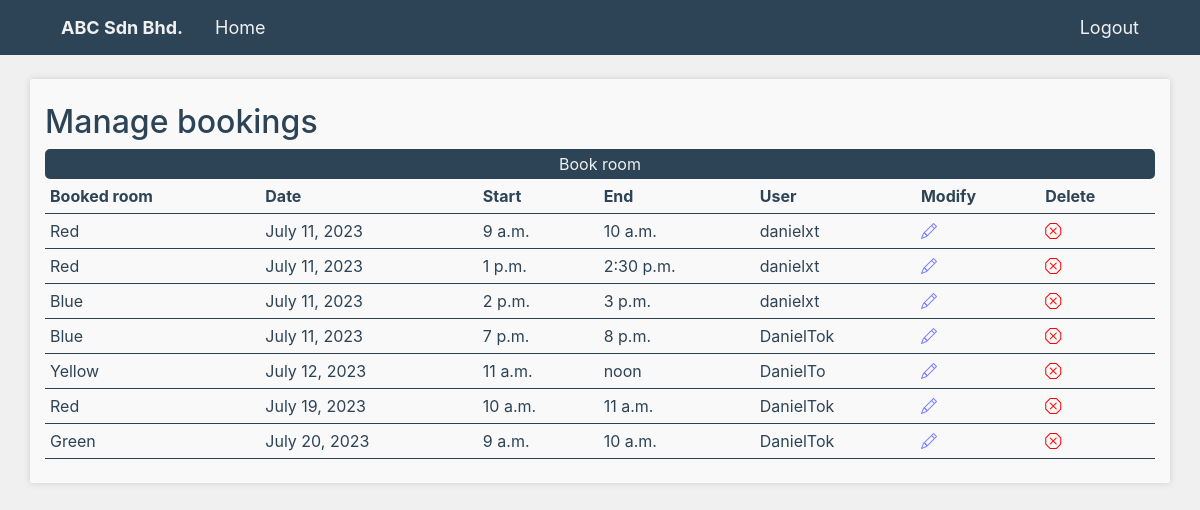
The page /bookingManagement/ (signed in) on the database as committed earlier.
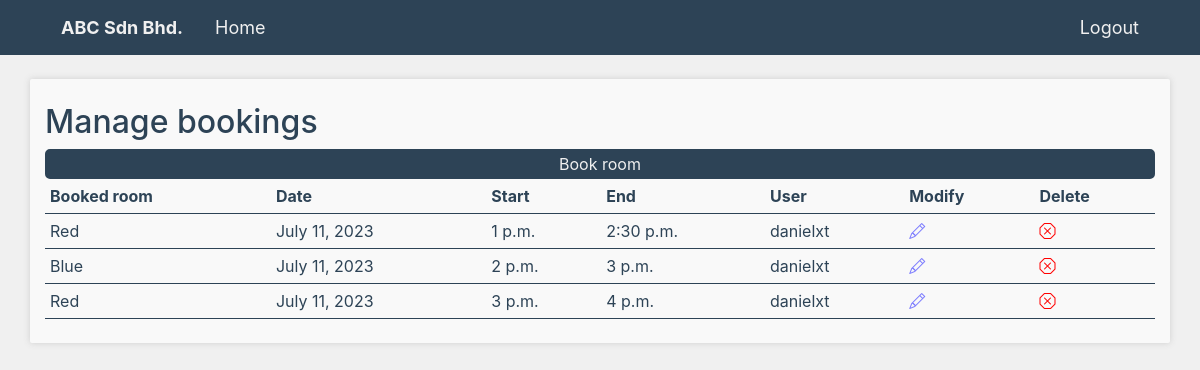
The same page on the database as committed later.
### booking/models.py (models this page shows, shortened)
class RoomBooking(models.Model):
    roomName = models.ForeignKey('rooms.Room', on_delete=models.CASCADE)
    userName = models.ForeignKey(User, on_delete=models.CASCADE, default="", name="userName")
    date = models.DateField()
    start = models.TimeField()
    end = models.TimeField()
    class Meta:
        constraints = [
            models.CheckConstraint(check=Q(start__lte=F('end')), name='start_before_end')
        ]

### rooms/models.py (models this page shows)
class Room(models.Model):
    roomName = models.CharField(max_length=50, unique=True)
    capacity = models.IntegerField(default=0)
    createdAt = models.DateTimeField(auto_now_add=True)
    roomImage = models.ImageField(null=True, blank=True, upload_to='img/')
    def __str__(self):
        return self.roomName

### booking/views.py (the view)
# urls.py: path('', bookingManagementView, name='bookingManagement'),
def bookingManagementView(request):
    if request.user.is_staff:
        bookings = RoomBooking.objects.all()
    else:
        userName = User.objects.get(username=request.user.username)
        bookings = RoomBooking.objects.filter(userName = userName)
    context = {
        'roomBooking' : bookings.order_by("date", "start"),
    }
    return render(request, "bookingManagement.html", context)

### templates/bookingManagement.html (shortened to what this page needs)
{% extends 'base.html' %}
{% block content %}
{% if user.is_authenticated %}
    <br>
    <div class="container py-4 boxColor boxShadow">
        <h2>Manage
            bookings</h2>
        <button><a href="{% url 'roomBooking' %}">Book room</a></button>
                    <table class="dataTable">
                        <tr style="font-weight:bold">
                            <th>Booked room</th>
                            <th>Date</th>
                            <th>Start</th>
                            <th>End</th>
                            <th>User</th>
                            {% if user.is_staff %}
                            <th>Modify</th>
                            <th>Delete</th>
                            {% endif %}
                        </tr>
                        <tr>
                            {% for booking in roomBooking %}
                                <tr>
                                    <td>{{booking.roomName}}</td>
                                    <td>{{booking.date}}</td>
                                    <td>{{booking.start}}</td>
                                    <td>{{booking.end}}</td>
                                    <td>{{booking.userName}}</td>
                                    {% if user.is_staff %}
                                    <td><a href="modifyBooking/{{booking.id}}"><i class="bi bi-pencil"></i></a></td>
                                    <td><a href="deleteBooking/{{booking.id}}"><i class="bi bi-x-octagon"></i></a></td>
                                    {% endif %}
                                </tr>
                            {% endfor %}
                        </tr>
                    </table>
    </div>
{% else %}
<br>
<div class="container py-4 boxColor boxShadow">
    <p>You are not logged in.</p>
    <button><a href="{% url 'login' %}">Log In</a></button>
</div>
{% endif %}
{% endblock %}

### templates/base.html (shortened to what this page needs)
<!DOCTYPE html>
<html>
<head>
    <link href="https://cdn.jsdelivr.net/npm/bootstrap@5.3.0/dist/css/bootstrap.min.css" rel="stylesheet">
    <link rel="stylesheet" href="https://cdn.jsdelivr.net/npm/bootstrap-icons@1.10.5/font/bootstrap-icons.css">
    <link href="{{ STATIC_URL }}css/bootstrap.css" rel="stylesheet" type="text/css"/>
</head>
<body>
    {% if request.get_full_path != "/accounts/login/" %}
        {% include 'header.html' %}
    {% endif %}
    <main>
        {% block content %}
        {% endblock %}
    </main>
    <br>
</body>
</head>
</html>
</html>

### templates/header.html (shortened to what this page needs)
<html>
    <div class="header">
    <ul>
        <div class="container">
            <li><a href="{% url 'home' %}"><b>ABC Sdn Bhd.</b></a></li>
            <li><a href="{% url 'home' %}">Home</a></li>
            {% if user.is_authenticated %}
            <li style="float:right"><a class="active" href="{% url 'logout' %}">Logout</a></li>
            {% endif %}
        </div>
    </ul>
</div>
</html>

### templates/base.html (style rules this page uses)
:root { --orange:#FF8551; --white:#f9f9f9; --offWhite:#f0f0f0; --buttonColor:var(--grey); --grey:#2D4356; --success:#7FFFD4; --fail:#ff7b95; }
body { background-color:var(--offWhite); color:var(--grey) }
a { color:var(--grey) }
.boxShadow { filter: drop-shadow(0px 0px 3px #cecece); border-radius:2px; }
.boxColor { background-color:var(--white); }
button { background-color:var(--buttonColor); border:2px solid var(--grey); border-radius:5px; width:100%; color:var(--offWhite) !important; }
button a { display:block; width:100%; color:var(--offWhite) !important; }
.bi-pencil { color:rgb(125, 125, 254); }
.bi-x-octagon { color:red; }
button a { color:var(--grey); }
.dataTable { width:100%; }
.dataTable td,th { padding:5px; }
.dataTable td { border-top:1px solid var(--grey); border-bottom:1px solid var(--grey); }

### templates/header.html (style rules this page uses)
a { text-decoration: none; }
.header ul { list-style-type: none; margin: 0; padding: 0; overflow: hidden; font-size:18px; background-color: var(--grey); }
.header li { float: left; }
.header li a { display: block; color: var(--offWhite); text-align: center; padding: 14px 16px; text-decoration: none; }

Rows that differ between the two databases and show on the page:
removed RoomBooking: roomName "Blue", date "July 11, 2023", start "7 p.m.", end "8 p.m.", userName "DanielTok"
removed RoomBooking: roomName "Yellow", date "July 12, 2023", start "11 a.m.", end "noon", userName "DanielTo"
removed RoomBooking: roomName "Red", date "July 19, 2023", start "10 a.m.", end "11 a.m.", userName "DanielTok"
removed RoomBooking: roomName "Green", date "July 20, 2023", start "9 a.m.", end "10 a.m.", userName "DanielTok"
changed RoomBooking (number 3 of 3 on the later page): start "9 a.m." → "3 p.m."; end "10 a.m." → "4 p.m."; moves down the list
